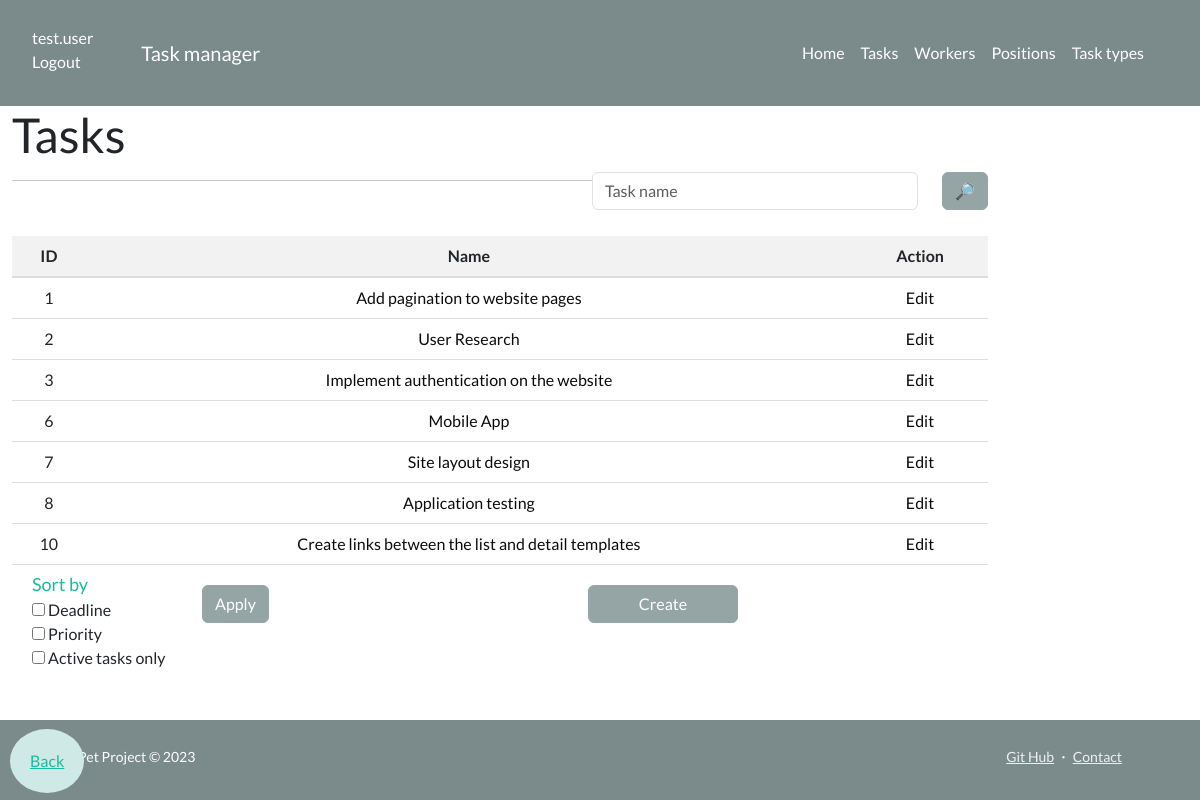
The page /tasks/ (signed in) on the database its author committed.
### manager/models.py (models this page shows, shortened)
class Worker(AbstractUser):
    position = models.ForeignKey(
        Position, on_delete=models.CASCADE, null=True, related_name="workers"
    )
    username = models.CharField(max_length=100, unique=True)
    email = models.EmailField()
    password = models.CharField(max_length=100)
    first_name = models.CharField(max_length=100)
    last_name = models.CharField(max_length=100)

class Task(models.Model):
    PRIORITY_CHOICES = (
        ("low", "Low"),
        ("medium", "Medium"),
        ("high", "High"),
    )
    name = models.CharField(max_length=100)
    description = models.TextField()
    deadline = models.DateTimeField()
    is_completed = models.BooleanField(default=False)
    priority = models.CharField(max_length=10, choices=PRIORITY_CHOICES)
    task_type = models.ForeignKey(
        TaskType, on_delete=models.CASCADE, related_name="tasks"
    )
    assignees = models.ManyToManyField(settings.AUTH_USER_MODEL, related_name="tasks")

### manager/views.py (the view)
# urls.py: path("tasks/", TaskListView.as_view(), name="task-list"),
class TaskListView(LoginRequiredMixin, generic.ListView):
    model = Task
    paginate_by = 7
    def get_context_data(self, *, object_list=None, **kwargs) -> Dict[str, Any]:
        context = super(TaskListView, self).get_context_data(**kwargs)
        search_form = TaskSearchForm(self.request.GET)
        order_form = TaskOrderForm(self.request.GET)
        context["search_form"] = search_form
        context["order_form"] = order_form
        return context
    def get_queryset(self) -> "QuerySet[Task]":
        queryset = super(TaskListView, self).get_queryset()
        name = self.request.GET.get("name")
        if name:
            queryset = queryset.filter(name__icontains=name)
        sort_by = self.request.GET.getlist("sort_by")
        if "deadline" in sort_by:
            queryset = queryset.order_by("deadline")
        elif "priority" in sort_by:
            queryset = queryset.order_by("priority")
        active_only = self.request.GET.get("active_only", False)
        if active_only:
            queryset = queryset.filter(is_completed=False)
        return queryset

### manager/forms.py
class TaskSearchForm(forms.Form):
    name = forms.CharField(
        max_length=100,
        required=False,
        label="",
        widget=forms.TextInput(attrs={"placeholder": "Task name"}),
    )

class TaskOrderForm(forms.Form):
    sort_by = forms.MultipleChoiceField(
        choices=[("deadline", "Deadline"), ("priority", "Priority")],
        required=False,
        label="Sort by",
        widget=forms.CheckboxSelectMultiple(),
    )
    active_only = forms.BooleanField(
        required=False,
        label="Active tasks only",
        widget=forms.CheckboxInput(),
    )

### templates/manager/task_list.html
{% extends "base.html" %}
{% load crispy_forms_filters %}
{% block content %}
  <h1>Tasks</h1>
  <form method="get" action="">
    <div class="row search-task-types">
      <div class="col-2 search-task-types-field">
        {{ search_form | crispy }}
      </div>
      <div class="col-1">
        <input type="submit" value="🔎" class="btn btn-secondary">
      </div>
    </div>
  </form>
  <hr>
  {% if task_list %}
    <table>
      <thead>
        <tr>
          <th>ID</th>
          <th>Name</th>
          <th>Action</th>
        </tr>
      </thead>
      <tbody>
        {% for task in task_list %}
          <tr>
            <td>{{ task.id }}</td>
            <td><a href="{% url 'manager:task-detail' pk=task.id %}">{{ task.name }}</a></td>
            <td><a href="{% url 'manager:task-update' task.id %}">Edit</a></td>
          </tr>
        {% endfor %}
      </tbody>
    </table>
  {% else %}
    <p>There are no tasks at this time.</p>
  {% endif %}
  <input type="button" class="btn btn-secondary create-tasks-but" value="Create" onclick="window.location.href='{% url 'manager:task-create' %}'">
  <form class="form-inline">
    <input type="submit" class="btn btn-secondary mb-2" value="Apply">
      <div class="form-group group-sort mb-2">
          <label class="sr-only" for="inlineFormInputGroupUsername2">Sort by</label>
          {{ order_form.sort_by }}
                {{ order_form.active_only }}
          <label class="form-check-label" for="inlineFormCheck">
              Active tasks only
          </label>
      </div>
  </form>
{% endblock %}

### templates/includes/navigation.html (shortened to what this page needs)
<nav class="navbar navbar-expand-lg navbar-dark bg-dark">
  <ul class="user-ul">
    {% if user.is_authenticated %}
      <li class="list-group-item list-group-item-action active" aria-current="true"><a class="user-display" href="{{ user.get_absolute_url }}">{{ user.get_username }}</a></li>
      <li class="list-group-item list-group-item-action active" aria-current="true"><a class="user-display" href="{% url 'logout'%}?next={{request.path}}">Logout</a></li>
    {% else %}
      <li class="list-group-item list-group-item-action active" aria-current="true"><a class="user-display" href="{% url 'login'%}?next={{request.path}}">Login</a></li>
    {% endif %}
  </ul>
    <div class="container px-5">
      <a class="navbar-brand nav-content" href="{% url 'manager:index' %}">Task manager</a>
      <div class="collapse navbar-collapse" id="navbarSupportedContent">
        <ul class="navbar-nav ms-auto mb-2 mb-lg-0">
          <li class="nav-item"><a class="nav-link" href="{% url 'manager:index' %}">Home</a></li>
          <li class="nav-item"><a class="nav-link" href="{% url 'manager:task-list' %}">Tasks</a></li>
          <li class="nav-item"><a class="nav-link" href="{% url 'manager:worker-list' %}">Workers</a></li>
          <li class="nav-item"><a class="nav-link" href="{% url 'manager:position-list' %}">Positions</a></li>
          <li class="nav-item"><a class="nav-link" href="{% url 'manager:task-type-list' %}">Task types</a></li>
        </ul>
      </div>
    </div>
</nav>

### static/css/styles.css (style rules this page uses)
.user-display { text-decoration: none; color: white; }
.user-ul li { margin-top: 10px; }
table { position: relative; overflow: auto; width: 100%; border-collapse: collapse; margin-bottom: 20px; }
th { background-color: #f2f2f2; text-align: center; padding: 8px; border-bottom: 2px solid #ddd; }
td { padding: 8px; border-bottom: 1px solid #ddd; text-align: center; }
td a { text-decoration: none; color: #0c0b0b; }
li { text-align: left; }
.search-task-types { float: right; margin-bottom: 10px; }
.search-task-types-field { width: 350px; margin-right: -170px; }
.create-tasks-but { float: right; width: 150px; margin-right: 250px; }
.form-inline { margin-left: 20px; }
.btn-secondary { display: flex; margin-left:170px; }
.group-sort { margin-top: -60px; }
.sr-only { color: #18bc9c; font-size: 18px; }

### rows shown on the page
Worker: get_username "test.user"
Task: id "1", name "Add pagination to website pages"
Task: id "2", name "User Research"
Task: id "3", name "Implement authentication on the website"
Task: id "6", name "Mobile App"
Task: id "7", name "Site layout design"
Task: id "8", name "Application testing"
Task: id "10", name "Create links between the list and detail templates"
